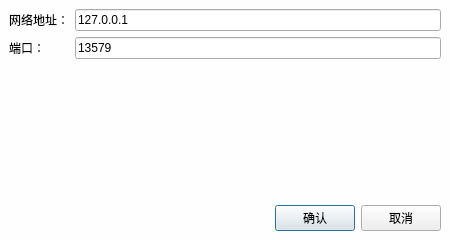
<?xml version="1.0" encoding="UTF-8"?>
<ui version="4.0">
 <class>DialogTcpServerArgs</class>
 <widget class="QDialog" name="DialogTcpServerArgs">
  <property name="geometry">
   <rect>
    <x>0</x>
    <y>0</y>
    <width>450</width>
    <height>240</height>
   </rect>
  </property>
  <property name="windowTitle">
   <string>Dialog</string>
  </property>
  <layout class="QGridLayout" name="gridLayout">
   <property name="leftMargin">
    <number>0</number>
   </property>
   <property name="topMargin">
    <number>0</number>
   </property>
   <property name="rightMargin">
    <number>0</number>
   </property>
   <property name="bottomMargin">
    <number>0</number>
   </property>
   <property name="spacing">
    <number>0</number>
   </property>
   <item row="0" column="0">
    <widget class="QWidget" name="widget" native="true">
     <property name="styleSheet">
      <string notr="true">QWidget#widget
{
	background-color: rgb(254, 254, 254);
}</string>
     </property>
     <layout class="QGridLayout" name="gridLayout_2">
      <item row="0" column="0">
       <widget class="QLabel" name="label">
        <property name="text">
         <string>网络地址：</string>
        </property>
       </widget>
      </item>
      <item row="1" column="0">
       <widget class="QLabel" name="label_2">
        <property name="text">
         <string>端口：</string>
        </property>
       </widget>
      </item>
      <item row="1" column="1">
       <widget class="QLineEdit" name="tbPort">
        <property name="text">
         <string>13579</string>
        </property>
       </widget>
      </item>
      <item row="0" column="1">
       <widget class="QLineEdit" name="tbAddress">
        <property name="text">
         <string>127.0.0.1</string>
        </property>
       </widget>
      </item>
      <item row="5" column="0" colspan="2">
       <layout class="QHBoxLayout" name="horizontalLayout_2">
        <item>
         <spacer name="horizontalSpacer">
          <property name="orientation">
           <enum>Qt::Horizontal</enum>
          </property>
          <property name="sizeHint" stdset="0">
           <size>
            <width>40</width>
            <height>20</height>
           </size>
          </property>
         </spacer>
        </item>
        <item>
         <widget class="QPushButton" name="btnConfirm">
          <property name="text">
           <string>确认</string>
          </property>
          <property name="Ok" stdset="0">
           <bool>true</bool>
          </property>
         </widget>
        </item>
        <item>
         <layout class="QHBoxLayout" name="horizontalLayout">
          <property name="spacing">
           <number>18</number>
          </property>
          <item>
           <widget class="QPushButton" name="btnCancel">
            <property name="text">
             <string>取消</string>
            </property>
            <property name="Cancel" stdset="0">
             <bool>true</bool>
            </property>
           </widget>
          </item>
         </layout>
        </item>
       </layout>
      </item>
      <item row="4" column="0" colspan="2">
       <spacer name="verticalSpacer">
        <property name="orientation">
         <enum>Qt::Vertical</enum>
        </property>
        <property name="sizeType">
         <enum>QSizePolicy::Expanding</enum>
        </property>
        <property name="sizeHint" stdset="0">
         <size>
          <width>20</width>
          <height>46</height>
         </size>
        </property>
       </spacer>
      </item>
     </layout>
    </widget>
   </item>
  </layout>
 </widget>
 <resources/>
 <connections/>
</ui>
